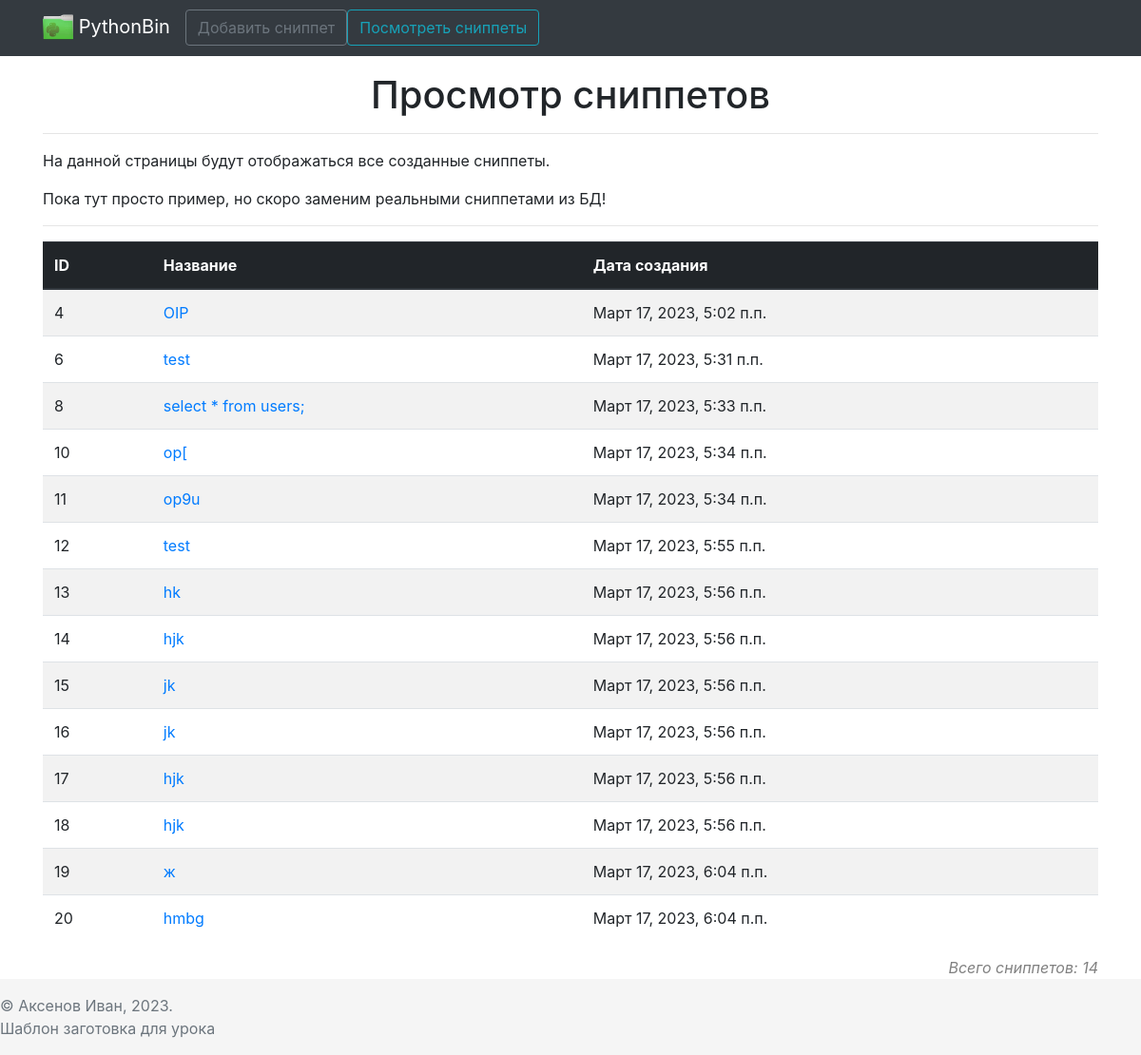
Before: /snippets/list/ with the older database file.
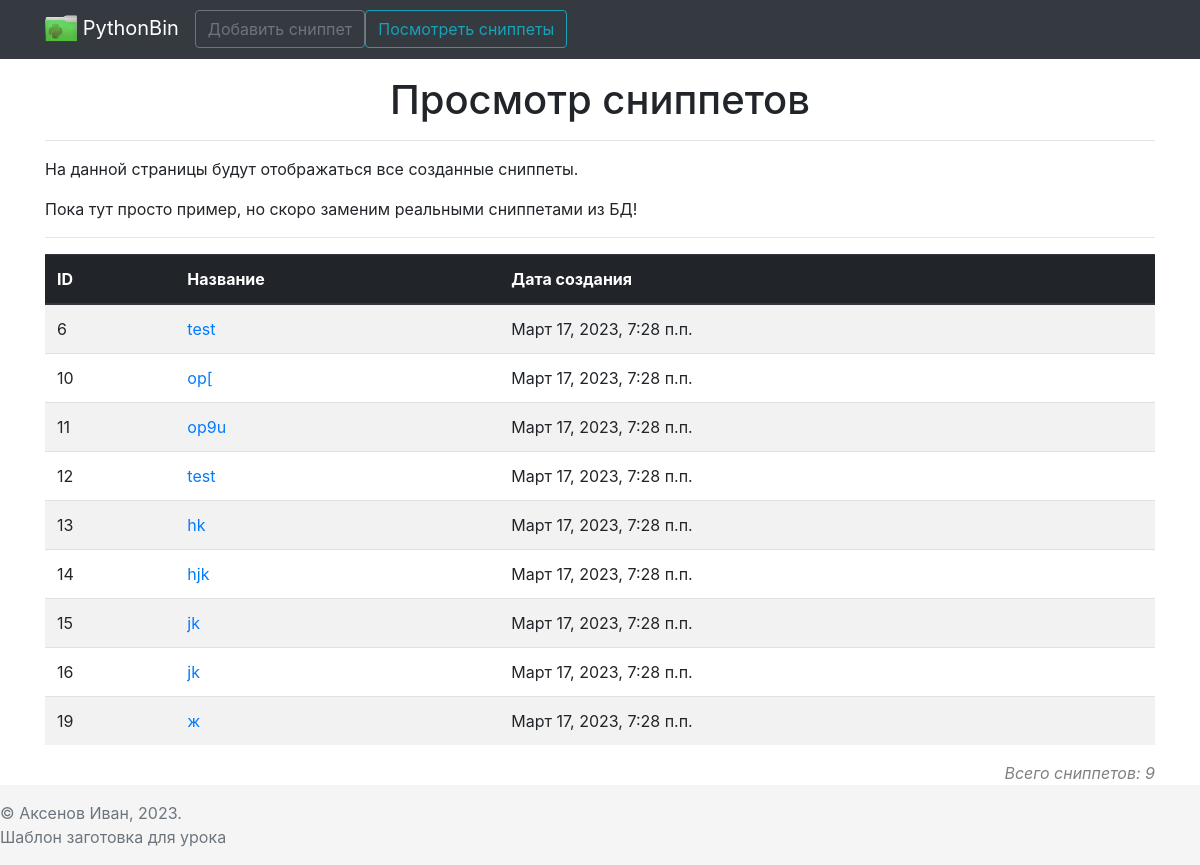
After: the same page with the newer database file.
### MainApp/models.py (models this page shows)
class Snippet(models.Model):
    name = models.CharField(max_length=100)
    language = models.CharField(max_length=30,choices=choices)
    code = models.TextField(max_length=500000)
    creation_date = models.DateTimeField(auto_now=True)
    public = models.BooleanField(default=True)
    author = models.IntegerField()

### MainApp/views.py (the view)
# urls.py: path('snippets/list/', views.snippets_page, name='list_snippets'),
def snippets_page(request):
    snips = Snippet.objects.filter(public=True)
    context = {'pagename': 'Просмотр сниппетов', 'snips': snips, 'count': len(snips)}
    return render(request, 'view_snippets.html', context)

### templates/view_snippets.html
{% extends 'base.html' %}
{% block content %}
    <div class="container">
        <div class="row">
            <div class="col text-center">
                <h1>{{ pagename }}</h1>
                <hr>
            </div>
        </div>
        <div class="row">
            <div class="col">
                <p>На данной страницы будут отображаться все созданные сниппеты.</p>
                <p>Пока тут просто пример, но скоро заменим реальными сниппетами из БД!</p>
                <hr>
            </div>
        </div>
        <div class="row">
            <div class="col">
                <table class="table table-striped">
                    <thead class="thead-dark">
                    <tr>
                        <th scope="col">ID</th>
                        <th scope="col">Название</th>
                        <th scope="col">Дата создания</th>
                    </tr>
                    </thead>
                    <tbody>
                    {% for snip in snips %}
                        <tr>
                            <td scope="row">{{ snip.pk }}</td>
                            <td><a href="/snippets/{{snip.pk}}">{{ snip.name }}</a></td>
                            <td>{{ snip.creation_date }}</td>
                        </tr>
                    {% endfor %}
                    </tbody>
                </table>
                <div align="right">
                    <i style="color: gray;">Всего сниппетов: {{ count }}</i>
                </div>
            </div>
        </div>
    </div>
{% endblock %}

Changed rows visible on the page:
no longer on this page (row edited): Snippet: pk "4", name "OIP", creation_date "Март 17, 2023, 5:02 п.п."
no longer on this page (row edited): Snippet: pk "8", name "select * from users;", creation_date "Март 17, 2023, 5:33 п.п."
no longer on this page (row edited): Snippet: pk "17", name "hjk", creation_date "Март 17, 2023, 5:56 п.п."
no longer on this page (row edited): Snippet: pk "18", name "hjk", creation_date "Март 17, 2023, 5:56 п.п."
no longer on this page (row edited): Snippet: pk "20", name "hmbg", creation_date "Март 17, 2023, 6:04 п.п."
changed Snippet id 6: creation_date "Март 17, 2023, 5:31 п.п." → "Март 17, 2023, 7:28 п.п."
changed Snippet "op[": creation_date "Март 17, 2023, 5:34 п.п." → "Март 17, 2023, 7:28 п.п."
changed Snippet "op9u": creation_date "Март 17, 2023, 5:34 п.п." → "Март 17, 2023, 7:28 п.п."
changed Snippet id 12: creation_date "Март 17, 2023, 5:55 п.п." → "Март 17, 2023, 7:28 п.п."
changed Snippet "hk": creation_date "Март 17, 2023, 5:56 п.п." → "Март 17, 2023, 7:28 п.п."
changed Snippet "hjk": creation_date "Март 17, 2023, 5:56 п.п." → "Март 17, 2023, 7:28 п.п."
changed Snippet id 15: creation_date "Март 17, 2023, 5:56 п.п." → "Март 17, 2023, 7:28 п.п."
changed Snippet id 16: creation_date "Март 17, 2023, 5:56 п.п." → "Март 17, 2023, 7:28 п.п."
changed Snippet id 19: creation_date "Март 17, 2023, 6:04 п.п." → "Март 17, 2023, 7:28 п.п."
Other visible differences:
{{ count }}: "14" → "9"
